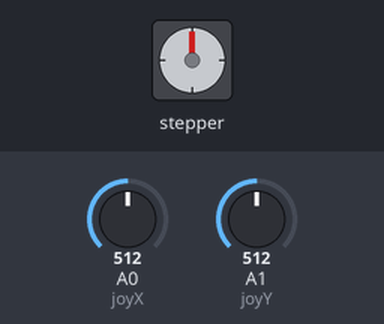
Recording of a sketch running on a simulated Arduino Uno, built with avr-gcc and run on an emulated ATmega328P. Shown: stepper motor. The test bench sets the inputs (shaded band); at power-on: A0 (joyX) = 512, A1 (joyY) = 512. Stepper angles assume 200 steps per turn; what the sketch prints to the serial monitor is not drawn.

Above: at 1.2 s.
1.3 s: A0 (joyX) set to 586
4.3 s: A0 (joyX) set to 610
At 4.45 s:
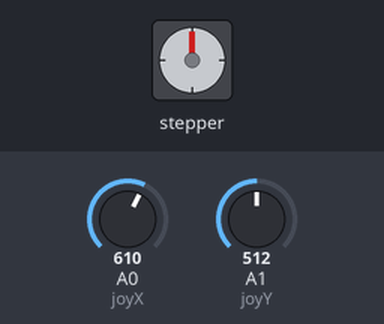
At 5.05 s:
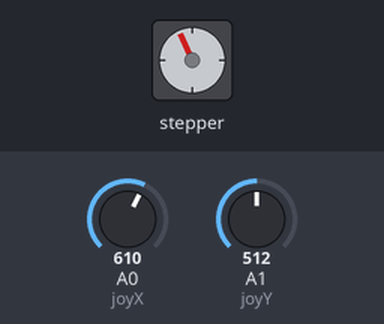
7.3 s: A0 (joyX) set to 122
At 7.45 s:
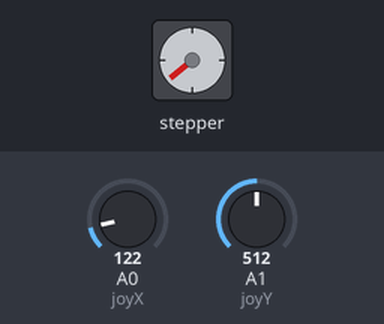
10.3 s: A1 (joyY) set to 1010
At 10.46 s:
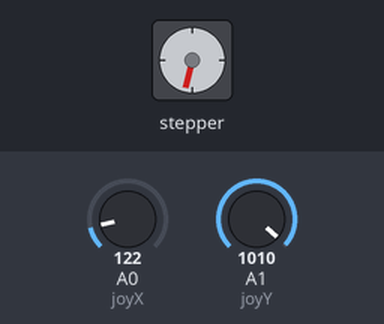
13.3 s: A1 (joyY) set to 990
16.3 s: A1 (joyY) set to 0
Timing chart, 0 to 20.3 s (numbered marks = the images above; inputs shaded):
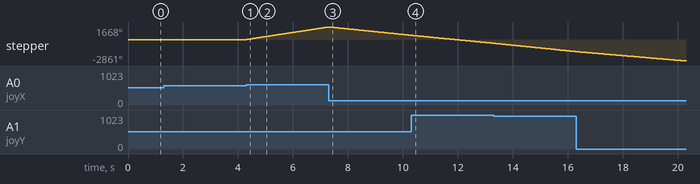

Measured:
- the behaviour switches between 600 and 601 on A0 (joyX) (found by bisection; images 0 and 1)
- after the input at 4.3 s, stepper: keeps turning clockwise at about 558°/s, starting at once

The sketch:

joystep.ino
```cpp
#include <AccelStepper.h>

#define joyX A0
#define joyY A1
#define joyPressed

// Define the AccelStepper interface type
#define MotorInterfaceType AccelStepper::DRIVER

#define dirPin 2
#define stepPin 3

// Initialize with pin sequence IN1-IN3-IN2-IN4 for using the AccelStepper library with 28BYJ-48 stepper motor:
// AccelStepper stepper = AccelStepper(MotorInterfaceType, motorPin1, motorPin3, motorPin2, motorPin4);
AccelStepper stepper = AccelStepper(MotorInterfaceType, stepPin, dirPin);

int xMap, yMap, xValue, yValue;

void setup() {
  Serial.begin(115200);

  // Set the maximum steps per second:
  stepper.setMaxSpeed(1000);
}

void loop() {
  // put your main code here, to run repeatedly:
  xValue = analogRead(joyX);
  yValue = analogRead(joyY);
  xMap = map(xValue, 0, 1023, 150, 750);
  yMap = map(yValue, 0, 1023, 150, 750);

  //print the values with to plot or view
  Serial.print(xValue);
  Serial.print(", ");
  Serial.print(yValue);
  Serial.print("\t");
  Serial.print(xMap);
  Serial.print(", ");
  Serial.print(yMap);
  Serial.println();

  if(xValue < 500) {
    // Set the speed of the motor in steps per second:
    stepper.setSpeed(-xMap);
    // Step the motor with constant speed as set by setSpeed():
    stepper.runSpeed();
  } else if(xValue > 600) {
    // Set the speed of the motor in steps per second:
    stepper.setSpeed(xMap);
    // Step the motor with constant speed as set by setSpeed():
    stepper.runSpeed();
  } else {
    stepper.stop();
  }
}
```
